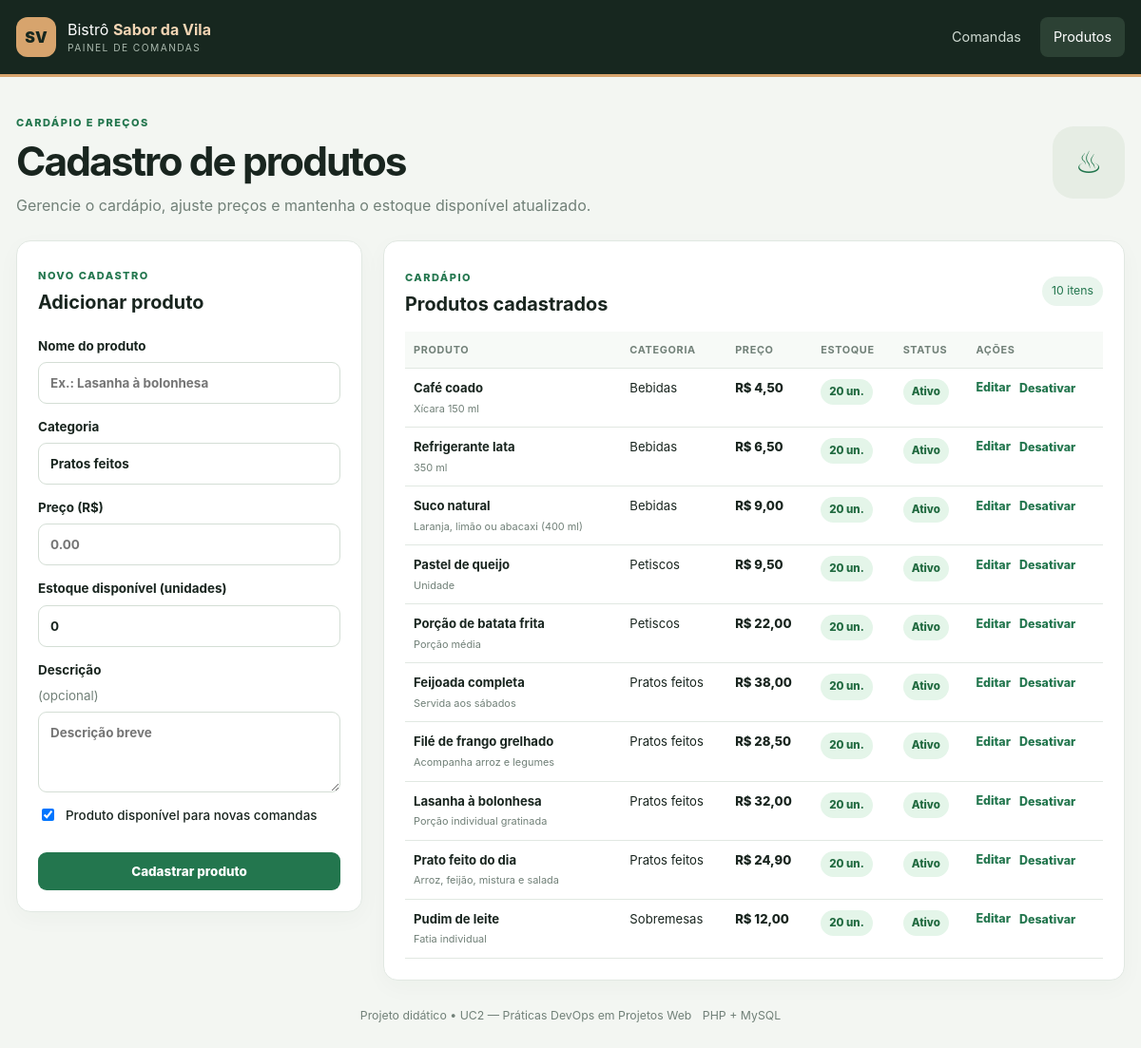
/produtos.php, run on the app's committed database.
### tables this page shows
CREATE TABLE IF NOT EXISTS produtos (
  id         INT UNSIGNED NOT NULL AUTO_INCREMENT,
  nome       VARCHAR(120) NOT NULL,
  descricao  VARCHAR(255) NULL,
  categoria  VARCHAR(60)  NOT NULL,
  preco      DECIMAL(10,2) NOT NULL,
  estoque    INT UNSIGNED NOT NULL DEFAULT 0,
  ativo      TINYINT(1) NOT NULL DEFAULT 1,
  PRIMARY KEY (id),
  UNIQUE KEY uq_produtos_nome (nome)
);

### includes/funcoes.php (called while the page is built, shortened)
<?php
function e($v): string { return htmlspecialchars((string)($v ?? ''), ENT_QUOTES | ENT_SUBSTITUTE, 'UTF-8'); }
function brl($v): string { return 'R$ ' . number_format((float)$v, 2, ',', '.'); }

### produtos.php (the view, shortened to what this page needs)
<?php
require_once __DIR__ . '/config/database.php';
require_once __DIR__ . '/includes/funcoes.php';
$form = ['id' => 0, 'nome' => '', 'categoria' => 'Pratos feitos', 'preco' => '', 'estoque' => 0, 'descricao' => '', 'ativo' => 1];
$produtos = $pdo->query('SELECT * FROM produtos ORDER BY categoria, nome')->fetchAll();
$editando = $form['id'] > 0;
$titulo = 'Produtos'; $pagina = 'produtos';
$eyebrow = 'CARDÁPIO E PREÇOS'; $h1 = 'Cadastro de produtos';
$descricao = 'Gerencie o cardápio, ajuste preços e mantenha o estoque disponível atualizado.'; $icone = '♨';
require __DIR__ . '/includes/topo.php';
?>
<section class="product-admin-grid">
  <div class="panel">
    <div class="panel-heading"><div>
      <span class="step"><?= $editando ? 'EDITAR PRODUTO' : 'NOVO CADASTRO' ?></span>
      <h2><?= $editando ? 'Editar produto' : 'Adicionar produto' ?></h2>
    </div></div>
    <form method="post" class="admin-form">
      <label>Nome do produto<input name="nome" required maxlength="120" value="<?= e($form['nome']) ?>" placeholder="Ex.: Lasanha à bolonhesa"></label>
      <label>Categoria<input name="categoria" required maxlength="60" value="<?= e($form['categoria']) ?>" placeholder="Ex.: Pratos feitos" list="categorias"></label>
      <label>Preço (R$)<input name="preco" type="number" required min="0" max="99999999" step="0.01" inputmode="decimal" value="<?= e($form['preco']) ?>" placeholder="0.00"></label>
      <label>Estoque disponível (unidades)<input name="estoque" type="number" required min="0" max="999999" step="1" inputmode="numeric" value="<?= e($form['estoque']) ?>" placeholder="0"></label>
      <label>Descrição <span class="muted">(opcional)</span><textarea name="descricao" rows="3" maxlength="255" placeholder="Descrição breve"><?= e($form['descricao']) ?></textarea></label>
      <label class="check-line"><input type="checkbox" name="ativo" value="1" <?= $form['ativo'] ? 'checked' : '' ?>> Produto disponível para novas comandas</label>
      <button class="button primary full" type="submit"><?= $editando ? 'Salvar alterações' : 'Cadastrar produto' ?></button>
    </form>
  </div>
  <div class="panel inventory">
    <div class="section-heading"><div><span class="step">CARDÁPIO</span><h2>Produtos cadastrados</h2></div><span class="count"><?= count($produtos) ?> itens</span></div>
    <?php if (!$produtos): ?>
      <div class="empty">Nenhum produto cadastrado.</div>
    <?php else: ?>
      <div class="table-wrap"><table>
        <thead><tr><th>Produto</th><th>Categoria</th><th>Preço</th><th>Estoque</th><th>Status</th><th>Ações</th></tr></thead>
        <tbody>
        <?php foreach ($produtos as $p): ?>
          <tr>
            <td><strong><?= e($p['nome']) ?></strong><?php if ($p['descricao']): ?><small class="desc-cell"><?= e($p['descricao']) ?></small><?php endif; ?></td>
            <td><?= e($p['categoria']) ?></td>
            <td class="price-cell"><?= brl($p['preco']) ?></td>
            <td><span class="status <?= (int)$p['estoque'] === 0 ? 'status-off' : ((int)$p['estoque'] <= 5 ? 'status-low' : 'status-done') ?>"><?= (int)$p['estoque'] ?> un.</span></td>
            <td><span class="status <?= $p['ativo'] ? 'status-done' : 'status-off' ?>"><?= $p['ativo'] ? 'Ativo' : 'Inativo' ?></span></td>
            <td><div class="table-actions">
              <a class="small-link" href="produtos.php?editar=<?= (int)$p['id'] ?>">Editar</a>
              <form method="post" onsubmit="return confirm('Alterar disponibilidade deste produto?')">
                <button class="text-button" type="submit"><?= $p['ativo'] ? 'Desativar' : 'Ativar' ?></button>
              </form>
            </div></td>
          </tr>
        <?php endforeach; ?>
        </tbody>
      </table></div>
    <?php endif; ?>
  </div>
</section>
<?php require __DIR__ . '/includes/rodape.php'; ?>

### includes/topo.php (shortened to what this page needs)
<!doctype html>
<html lang="pt-BR">
<head>
<link rel="stylesheet" href="assets/style.css">
<link rel="stylesheet" href="assets/functionalities.css">
</head>
<body>
<header class="topbar"><div class="wrap topbar-inner">
  <a class="brand" href="index.php"><span class="brand-icon">SV</span><span>Bistrô <b>Sabor da Vila</b><small>PAINEL DE COMANDAS</small></span></a>
  <nav>
    <a <?= $pagina === 'comandas' ? 'class="nav-active"' : '' ?> href="index.php">Comandas</a>
    <a <?= $pagina === 'produtos' ? 'class="nav-active"' : '' ?> href="produtos.php">Produtos</a>
  </nav>
</div></header>
<main class="wrap">
<section class="hero">
  <div><span class="eyebrow"><?= e($eyebrow) ?></span><h1><?= e($h1) ?></h1><p><?= e($descricao) ?></p></div>
  <div class="hero-mark"><?= $icone ?></div>
</section>

### includes/rodape.php
<footer>Projeto didático • UC2 — Práticas DevOps em Projetos Web <span>PHP + MySQL</span></footer>
</main>
</body>
</html>

### assets/style.css (style rules this page uses)
:root { --ink:#19251f;--muted:#718078;--line:#e1e8e2;--paper:#fff;--bg:#f3f6f2;--green:#23764e;--green-dark:#185a3a;--mint:#e9f5ed }
* { box-sizing:border-box }
body { margin:0;background:var(--bg);color:var(--ink);font-family:Inter,system-ui,-apple-system,"Segoe UI",sans-serif;line-height:1.5 }
.wrap { width:min(1200px,calc(100% - 34px));margin:0 auto }
.topbar { background:#17271f;color:#fff;border-bottom:3px solid #d7a46d }
.topbar-inner { min-height:78px;display:flex;align-items:center;justify-content:space-between;gap:20px }
.brand { display:flex;align-items:center;gap:12px;color:#fff;text-decoration:none }
.brand b { color:#f2d5b4 }
.brand small { display:block;color:#aab9ae;font-size:.64rem;letter-spacing:.14em }
.brand-icon { display:grid;place-items:center;width:42px;height:42px;background:#d7a46d;color:#17271f;border-radius:12px;font-weight:900 }
.topbar nav { display:flex;gap:6px }
.topbar nav a { padding:10px 14px;color:#d0dbd3;text-decoration:none;border-radius:8px;font-size:.9rem }
.topbar nav a:hover,.topbar nav .nav-active { background:#2c4134;color:#fff }
.hero { padding:34px 0 25px;display:flex;align-items:center;justify-content:space-between;gap:20px }
.eyebrow,.step { font-size:.69rem;letter-spacing:.13em;font-weight:850;color:var(--green) }
h1 { font-size:clamp(1.9rem,4vw,2.65rem);letter-spacing:-.045em;line-height:1.15;margin:7px 0 9px }
.hero p { margin:0;color:var(--muted) }
.hero-mark { width:76px;height:76px;border-radius:22px;display:grid;place-items:center;background:#e6ede4;color:var(--green);font-size:2rem }
.panel,.order-card { background:var(--paper);border:1px solid var(--line);border-radius:15px;box-shadow:0 7px 24px #1b302208 }
.panel { padding:22px }
.panel-heading,.section-heading { display:flex;align-items:center;justify-content:space-between;gap:12px;margin-bottom:20px }
.panel h2,.section-heading h2 { margin:4px 0 0;font-size:1.24rem }
.pill,.count { font-size:.77rem;color:var(--green);background:var(--mint);border-radius:999px;padding:6px 10px;white-space:nowrap }
.field-label,.admin-form label { display:flex;flex-direction:column;gap:7px;font-size:.84rem;font-weight:700;margin:17px 0 7px }
textarea,.admin-form input:not([type=checkbox]):not([type=hidden]) { width:100%;border:1px solid #d4ded5;border-radius:9px;padding:11px 12px;background:white;color:var(--ink);font:inherit }
.button { display:inline-flex;align-items:center;justify-content:center;border:0;border-radius:9px;padding:10px 13px;font:inherit;font-size:.84rem;font-weight:800;text-decoration:none;cursor:pointer }
.primary { background:var(--green);color:#fff }
.full { width:100%;margin-top:15px }
.section-heading { margin:2px 0 13px }
.status { display:inline-flex;border-radius:999px;padding:5px 9px;font-size:.72rem;font-weight:800;white-space:nowrap }
.status-done { background:#e4f5e9;color:#216a40 }
.product-admin-grid { display:grid;grid-template-columns:minmax(260px,.7fr) minmax(0,1.5fr);gap:22px;align-items:start }
.admin-form label { margin:14px 0 }
.admin-form input[type=number] { width:100%;padding:11px 12px;border:1px solid #d4ded5;border-radius:9px;font:inherit }
.admin-form .check-line { display:flex;flex-direction:row;align-items:center;gap:9px;font-weight:500 }
.check-line input { width:auto }
.muted { color:var(--muted);font-weight:400 }
.table-wrap { overflow-x:auto }
table { width:100%;border-collapse:collapse;font-size:.82rem }
th,td { text-align:left;padding:11px 9px;border-bottom:1px solid var(--line);vertical-align:top }
th { background:#f7faf7;color:var(--muted);font-size:.68rem;text-transform:uppercase;letter-spacing:.06em }
td strong { display:block;min-width:115px }
.desc-cell { display:block;max-width:220px;color:var(--muted);margin-top:3px }
.price-cell { white-space:nowrap;font-weight:800 }
.table-actions { display:flex;gap:9px;align-items:center;white-space:nowrap }
.small-link,.text-button { font:inherit;font-size:.78rem;color:var(--green);font-weight:800;text-decoration:none }
.text-button { border:0;background:none;padding:0;cursor:pointer }
footer { padding:28px 0 35px;text-align:center;font-size:.77rem;color:var(--muted) }
footer span { margin-left:8px }

### data on the page
produtos: nome "Café coado", descricao "Xícara 150 ml", categoria "Bebidas", preco "R$ 4,50", estoque "20", ativo "Ativo"
produtos: nome "Refrigerante lata", descricao "350 ml", categoria "Bebidas", preco "R$ 6,50", estoque "20", ativo "Ativo"
produtos: nome "Suco natural", descricao "Laranja, limão ou abacaxi (400 ml)", categoria "Bebidas", preco "R$ 9,00", estoque "20", ativo "Ativo"
produtos: nome "Pastel de queijo", descricao "Unidade", categoria "Petiscos", preco "R$ 9,50", estoque "20", ativo "Ativo"
produtos: nome "Porção de batata frita", descricao "Porção média", categoria "Petiscos", preco "R$ 22,00", estoque "20", ativo "Ativo"
produtos: nome "Feijoada completa", descricao "Servida aos sábados", categoria "Pratos feitos", preco "R$ 38,00", estoque "20", ativo "Ativo"
produtos: nome "Filé de frango grelhado", descricao "Acompanha arroz e legumes", categoria "Pratos feitos", preco "R$ 28,50", estoque "20", ativo "Ativo"
produtos: nome "Lasanha à bolonhesa", descricao "Porção individual gratinada", categoria "Pratos feitos", preco "R$ 32,00", estoque "20", ativo "Ativo"
produtos: nome "Prato feito do dia", descricao "Arroz, feijão, mistura e salada", categoria "Pratos feitos", preco "R$ 24,90", estoque "20", ativo "Ativo"
produtos: nome "Pudim de leite", descricao "Fatia individual", categoria "Sobremesas", preco "R$ 12,00", estoque "20", ativo "Ativo"

### other printed values
$eyebrow "CARDÁPIO E PREÇOS"
$h1 "Cadastro de produtos"
$descricao "Gerencie o cardápio, ajuste preços e mantenha o estoque disponível atualizado."
$icone "♨"
count($produtos) "10"
